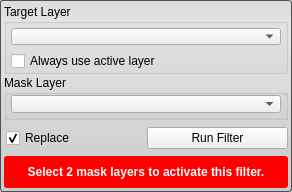
<?xml version="1.0" encoding="UTF-8"?>
<ui version="4.0">
 <class>AndFilterInterface</class>
 <widget class="QWidget" name="AndFilterInterface">
  <property name="geometry">
   <rect>
    <x>0</x>
    <y>0</y>
    <width>292</width>
    <height>192</height>
   </rect>
  </property>
  <property name="sizePolicy">
   <sizepolicy hsizetype="Preferred" vsizetype="Preferred">
    <horstretch>0</horstretch>
    <verstretch>0</verstretch>
   </sizepolicy>
  </property>
  <property name="minimumSize">
   <size>
    <width>213</width>
    <height>139</height>
   </size>
  </property>
  <property name="baseSize">
   <size>
    <width>213</width>
    <height>139</height>
   </size>
  </property>
  <property name="windowTitle">
   <string> AndFilter</string>
  </property>
  <property name="styleSheet">
   <string notr="true">QWidget#AndFilterInterface{
	border-radius: 3px;
	border: 1px solid rgb(80, 80,80);
	background-color: qlineargradient(spread:pad, x1:0.5, y1:0, x2:0.5, y2:0.960227, stop:0 rgba(221, 221, 221, 255), stop:0.155779 rgba(228, 228, 228, 255), stop:1 rgba(202, 204, 204, 255));      
}</string>
  </property>
  <layout class="QVBoxLayout" name="verticalLayout">
   <property name="spacing">
    <number>2</number>
   </property>
   <property name="margin">
    <number>4</number>
   </property>
   <item>
    <widget class="QGroupBox" name="target_groupbox_">
     <property name="minimumSize">
      <size>
       <width>0</width>
       <height>70</height>
      </size>
     </property>
     <property name="maximumSize">
      <size>
       <width>16777215</width>
       <height>70</height>
      </size>
     </property>
     <property name="title">
      <string>Target Layer</string>
     </property>
     <property name="alignment">
      <set>Qt::AlignLeading|Qt::AlignLeft|Qt::AlignTop</set>
     </property>
     <property name="checkable">
      <bool>false</bool>
     </property>
     <layout class="QVBoxLayout" name="verticalLayout_4">
      <property name="margin">
       <number>4</number>
      </property>
      <item>
       <widget class="QtUtils::QtDropableComboBox" name="target_layer_">
        <property name="sizePolicy">
         <sizepolicy hsizetype="Ignored" vsizetype="Fixed">
          <horstretch>0</horstretch>
          <verstretch>0</verstretch>
         </sizepolicy>
        </property>
       </widget>
      </item>
      <item>
       <widget class="QWidget" name="widget_2" native="true">
        <property name="minimumSize">
         <size>
          <width>0</width>
          <height>20</height>
         </size>
        </property>
        <layout class="QHBoxLayout" name="horizontalLayout_3">
         <property name="spacing">
          <number>0</number>
         </property>
         <property name="margin">
          <number>0</number>
         </property>
         <item>
          <widget class="QCheckBox" name="use_active_layer_">
           <property name="text">
            <string>Always use active layer</string>
           </property>
          </widget>
         </item>
        </layout>
       </widget>
      </item>
     </layout>
    </widget>
   </item>
   <item>
    <widget class="QGroupBox" name="connected_to_mask_groupbox_">
     <property name="minimumSize">
      <size>
       <width>0</width>
       <height>45</height>
      </size>
     </property>
     <property name="maximumSize">
      <size>
       <width>16777215</width>
       <height>45</height>
      </size>
     </property>
     <property name="title">
      <string>Mask Layer</string>
     </property>
     <property name="alignment">
      <set>Qt::AlignLeading|Qt::AlignLeft|Qt::AlignTop</set>
     </property>
     <layout class="QVBoxLayout" name="verticalLayout_5">
      <property name="spacing">
       <number>0</number>
      </property>
      <property name="leftMargin">
       <number>4</number>
      </property>
      <property name="topMargin">
       <number>0</number>
      </property>
      <property name="rightMargin">
       <number>4</number>
      </property>
      <property name="bottomMargin">
       <number>4</number>
      </property>
      <item>
       <widget class="QtUtils::QtDropableComboBox" name="mask_layer_">
        <property name="sizePolicy">
         <sizepolicy hsizetype="Ignored" vsizetype="Fixed">
          <horstretch>0</horstretch>
          <verstretch>0</verstretch>
         </sizepolicy>
        </property>
       </widget>
      </item>
     </layout>
    </widget>
   </item>
   <item>
    <widget class="QWidget" name="replaceRunWidget" native="true">
     <property name="minimumSize">
      <size>
       <width>0</width>
       <height>32</height>
      </size>
     </property>
     <property name="maximumSize">
      <size>
       <width>16777215</width>
       <height>32</height>
      </size>
     </property>
     <layout class="QHBoxLayout" name="horizontalLayout" stretch="1,1">
      <property name="spacing">
       <number>0</number>
      </property>
      <property name="leftMargin">
       <number>2</number>
      </property>
      <property name="topMargin">
       <number>0</number>
      </property>
      <property name="rightMargin">
       <number>0</number>
      </property>
      <property name="bottomMargin">
       <number>0</number>
      </property>
      <item>
       <widget class="QCheckBox" name="replaceCheckBox">
        <property name="text">
         <string>Replace</string>
        </property>
        <property name="checked">
         <bool>true</bool>
        </property>
       </widget>
      </item>
      <item>
       <widget class="QPushButton" name="runFilterButton">
        <property name="text">
         <string>Run Filter</string>
        </property>
       </widget>
      </item>
     </layout>
    </widget>
   </item>
   <item>
    <widget class="QWidget" name="message_alert_" native="true">
     <property name="minimumSize">
      <size>
       <width>0</width>
       <height>32</height>
      </size>
     </property>
     <property name="maximumSize">
      <size>
       <width>16777215</width>
       <height>32</height>
      </size>
     </property>
     <property name="styleSheet">
      <string notr="true">QLabel#message_{
	color: white;
	font: bold;
}

QWidget#message_alert_{
	border-radius: 3px;
	background-color: red;
}</string>
     </property>
     <layout class="QHBoxLayout" name="horizontalLayout_5">
      <property name="spacing">
       <number>0</number>
      </property>
      <property name="margin">
       <number>4</number>
      </property>
      <item>
       <widget class="QLabel" name="message_">
        <property name="text">
         <string>Select 2 mask layers to activate this filter.</string>
        </property>
        <property name="alignment">
         <set>Qt::AlignCenter</set>
        </property>
        <property name="wordWrap">
         <bool>true</bool>
        </property>
       </widget>
      </item>
     </layout>
    </widget>
   </item>
  </layout>
 </widget>
 <customwidgets>
  <customwidget>
   <class>QtUtils::QtDropableComboBox</class>
   <extends>QComboBox</extends>
   <header location="global">QtUtils/Widgets/QtDropableComboBox.h</header>
  </customwidget>
 </customwidgets>
 <resources/>
 <connections/>
</ui>
